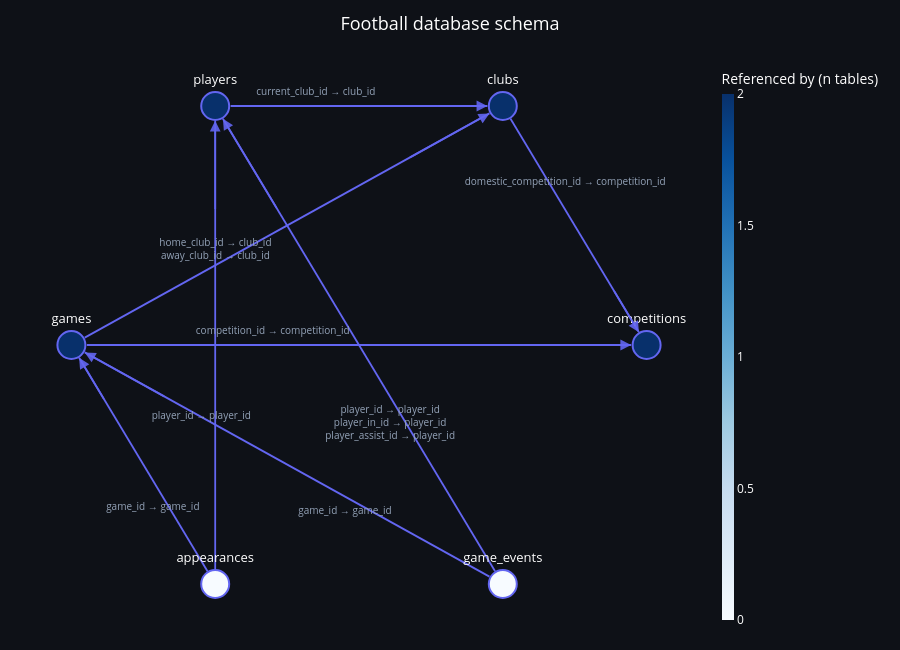

Notebook code for this chart:
### Markdown cell above
<div class="alert alert-block alert-success">

### **First lets take a look at how tables are connected in this database**

### Code cell
database_diagram=schema_diagram(run_query_fn=run_query,
                                layout='circular',
                                edge_labels='always',
                                title='Football database schema')

database_diagram

### Figure 1 — Plotly figure (JSON) as saved in the notebook; plotly's stock layout.template omitted (floating-point values rounded to 4 significant figures)
{"data": [{"hoverinfo": "none", "line": {"color": "#6366F1", "width": 1.8}, "mode": "lines", "type": "scatter", "x": [0.5268, 0.9732, null, -0.4464, 0.4464, null, -0.9464, 0.9464, null, -0.9535, 0.4535, null, -0.5268, -0.9732, null, -0.5, -0.5, null, 0.4535, -0.9535, null, 0.4732, -0.4732, null], "y": [0.8196, 0.04646, null, 0.866, 0.866, null, -6.057e-08, 2.216e-08, null, 0.02682, 0.8392, null, -0.8196, -0.04646, null, -0.8124, 0.8124, null, -0.8392, -0.02682, null, -0.8196, 0.8196, null]}, {"hoverlabel": {"bgcolor": "#1e1e2e", "font": {"size": 10}}, "hovertemplate": ["<b>clubs</b> → <b>competitions</b><br><span style='color:#94A3B8'>domestic_competition_id → competition_id</span><extra></extra>", "<b>players</b> → <b>clubs</b><br><span style='color:#94A3B8'>current_club_id → club_id</span><extra></extra>", "<b>games</b> → <b>competitions</b><br><span style='color:#94A3B8'>competition_id → competition_id</span><extra></extra>", "<b>games</b> → <b>clubs</b><br><span style='color:#94A3B8'>home_club_id → club_id<br>away_club_id → club_id</span><extra></extra>", "<b>appearances</b> → <b>games</b><br><span style='color:#94A3B8'>game_id → game_id</span><extra></extra>", "<b>appearances</b> → <b>players</b><br><span style='color:#94A3B8'>player_id → player_id</span><extra></extra>", "<b>game_events</b> → <b>games</b><br><span style='color:#94A3B8'>game_id → game_id</span><extra></extra>", "<b>game_events</b> → <b>players</b><br><span style='color:#94A3B8'>player_id → player_id<br>player_in_id → player_id<br>player_assist_id → player_id</span><extra></extra>"], "mode": "text", "text": ["domestic_competition_id → competition_id", "current_club_id → club_id", "competition_id → competition_id", "home_club_id → club_id<br>away_club_id → club_id", "game_id → game_id", "player_id → player_id", "game_id → game_id", "player_id → player_id<br>player_in_id → player_id<br>player_assist_id → player_id"], "textfont": {"color": "#94A3B8", "size": 10}, "type": "scatter", "x": [0.7168, -0.15, -0.3, -0.4991, -0.7168, -0.5483, -0.04914, 0.1082], "y": [0.5871, 0.9143, 0.04828, 0.3449, -0.5871, -0.2598, -0.6047, -0.2839]}, {"hoverlabel": {"bgcolor": "#1e1e2e", "font": {"size": 12}}, "hovertemplate": ["<b>competitions</b><br>Referenced by 2 table(s)<br>References 0 table(s)<br>──────────────────<br>competition_id  (character varying(4))<br>name  (character varying(64))<br>type  (character varying(32))<br>country_name  (character varying(16))<extra></extra>", "<b>clubs</b><br>Referenced by 2 table(s)<br>References 1 table(s)<br>──────────────────<br>club_id  (integer)<br>name  (character varying(64))<br>domestic_competition_id  (character varying(4))<br>squad_size  (integer)<br>foreigners_number  (integer)<br>national_team_players  (integer)<br>stadium_name  (character varying(64))<br>stadium_seats  (integer)<br>net_transfer_record  (character varying(16))<extra></extra>", "<b>players</b><br>Referenced by 2 table(s)<br>References 1 table(s)<br>──────────────────<br>player_id  (integer)<br>current_club_id  (integer)<br>player_code  (character varying(64))<br>country_of_birth  (character varying(32))<br>city_of_birth  (character varying(64))<br>country_of_citizenship  (character varying(32))<br>date_of_birth  (date)<br>sub_position  (character varying(32))<br>position  (character varying(16))<br>foot  (character varying(8))<br>height_in_cm  (integer)<br>contract_expiration_date  (date)<extra></extra>", "<b>games</b><br>Referenced by 2 table(s)<br>References 2 table(s)<br>──────────────────<br>game_id  (integer)<br>competition_id  (character varying(4))<br>season  (integer)<br>date  (date)<br>home_club_id  (integer)<br>away_club_id  (integer)<br>home_club_goals  (integer)<br>away_club_goals  (integer)<br>stadium  (character varying(64))<br>attendance  (integer)<extra></extra>", "<b>appearances</b><br>Referenced by 0 table(s)<br>References 2 table(s)<br>──────────────────<br>appearance_id  (character varying(16))<br>game_id  (integer)<br>player_id  (integer)<br>yellow_cards  (integer)<br>red_cards  (integer)<br>goals  (integer)<br>assists  (integer)<br>minutes_played  (integer)<extra></extra>", "<b>game_events</b><br>Referenced by 0 table(s)<br>References 2 table(s)<br>──────────────────<br>game_event_id  (integer)<br>game_id  (integer)<br>minute  (integer)<br>type  (character varying(16))<br>player_id  (integer)<br>player_in_id  (integer)<br>player_assist_id  (integer)<extra></extra>"], "marker": {"color": [2, 2, 2, 2, 0, 0], "colorbar": {"bgcolor": "rgba(0,0,0,0)", "outlinewidth": 0, "thickness": 12, "tickfont": {"color": "white"}, "title": {"font": {"color": "white"}, "text": "Referenced by (n tables)"}}, "colorscale": [[0, "rgb(247,251,255)"], [0.125, "rgb(222,235,247)"], [0.25, "rgb(198,219,239)"], [0.375, "rgb(158,202,225)"], [0.5, "rgb(107,174,214)"], [0.625, "rgb(66,146,198)"], [0.75, "rgb(33,113,181)"], [0.875, "rgb(8,81,156)"], [1, "rgb(8,48,107)"]], "line": {"color": "#6366F1", "width": 2}, "showscale": true, "size": 28}, "mode": "markers+text", "text": ["competitions", "clubs", "players", "games", "appearances", "game_events"], "textfont": {"color": "white", "size": 13}, "textposition": "top center", "type": "scatter", "x": [1, 0.5, -0.5, -1.0, -0.5, 0.5], "y": [2.45e-08, 0.866, 0.866, -6.292e-08, -0.866, -0.866]}], "layout": {"annotations": [{"arrowcolor": "#6366F1", "arrowhead": 2, "arrowsize": 1.2, "arrowwidth": 1.8, "ax": 0.8839, "axref": "x", "ay": 0.2011, "ayref": "y", "opacity": 0.9, "showarrow": true, "text": "", "x": 0.9732, "xref": "x", "y": 0.04646, "yref": "y"}, {"arrowcolor": "#6366F1", "arrowhead": 2, "arrowsize": 1.2, "arrowwidth": 1.8, "ax": 0.2678, "axref": "x", "ay": 0.866, "ayref": "y", "opacity": 0.9, "showarrow": true, "text": "", "x": 0.4464, "xref": "x", "y": 0.866, "yref": "y"}, {"arrowcolor": "#6366F1", "arrowhead": 2, "arrowsize": 1.2, "arrowwidth": 1.8, "ax": 0.5678, "axref": "x", "ay": 5.613e-09, "ayref": "y", "opacity": 0.9, "showarrow": true, "text": "", "x": 0.9464, "xref": "x", "y": 2.216e-08, "yref": "y"}, {"arrowcolor": "#6366F1", "arrowhead": 2, "arrowsize": 1.2, "arrowwidth": 1.8, "ax": 0.1721, "axref": "x", "ay": 0.6767, "ayref": "y", "opacity": 0.9, "showarrow": true, "text": "", "x": 0.4535, "xref": "x", "y": 0.8392, "yref": "y"}, {"arrowcolor": "#6366F1", "arrowhead": 2, "arrowsize": 1.2, "arrowwidth": 1.8, "ax": -0.8839, "axref": "x", "ay": -0.2011, "ayref": "y", "opacity": 0.9, "showarrow": true, "text": "", "x": -0.9732, "xref": "x", "y": -0.04646, "yref": "y"}, {"arrowcolor": "#6366F1", "arrowhead": 2, "arrowsize": 1.2, "arrowwidth": 1.8, "ax": -0.5, "axref": "x", "ay": 0.4874, "ayref": "y", "opacity": 0.9, "showarrow": true, "text": "", "x": -0.5, "xref": "x", "y": 0.8124, "yref": "y"}, {"arrowcolor": "#6366F1", "arrowhead": 2, "arrowsize": 1.2, "arrowwidth": 1.8, "ax": -0.6721, "axref": "x", "ay": -0.1893, "ayref": "y", "opacity": 0.9, "showarrow": true, "text": "", "x": -0.9535, "xref": "x", "y": -0.02682, "yref": "y"}, {"arrowcolor": "#6366F1", "arrowhead": 2, "arrowsize": 1.2, "arrowwidth": 1.8, "ax": -0.2839, "axref": "x", "ay": 0.4917, "ayref": "y", "opacity": 0.9, "showarrow": true, "text": "", "x": -0.4732, "xref": "x", "y": 0.8196, "yref": "y"}], "height": 650, "hovermode": "closest", "margin": {"b": 20, "l": 20, "r": 20, "t": 60}, "paper_bgcolor": "#0e1117", "plot_bgcolor": "#0e1117", "showlegend": false, "title": {"font": {"color": "white", "size": 18}, "text": "Football database schema", "x": 0.5}, "xaxis": {"showgrid": false, "showticklabels": false, "zeroline": false}, "yaxis": {"showgrid": false, "showticklabels": false, "zeroline": false}}}
